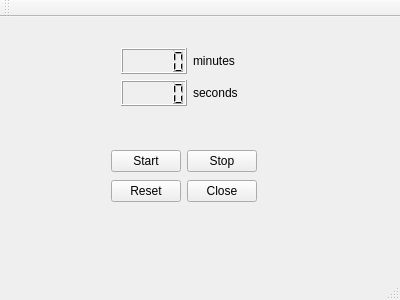
<?xml version="1.0" encoding="UTF-8"?>
<ui version="4.0">
 <class>MainWindow</class>
 <widget class="QMainWindow" name="MainWindow">
  <property name="geometry">
   <rect>
    <x>0</x>
    <y>0</y>
    <width>400</width>
    <height>300</height>
   </rect>
  </property>
  <property name="windowTitle">
   <string>MainWindow</string>
  </property>
  <widget class="QWidget" name="centralWidget">
   <widget class="QWidget" name="gridLayoutWidget">
    <property name="geometry">
     <rect>
      <x>110</x>
      <y>20</y>
      <width>160</width>
      <height>80</height>
     </rect>
    </property>
    <layout class="QGridLayout" name="gridLayout">
     <item row="0" column="0">
      <widget class="QLCDNumber" name="lcdNumberMin"/>
     </item>
     <item row="0" column="1">
      <widget class="QLabel" name="minLabel">
       <property name="text">
        <string>minutes</string>
       </property>
      </widget>
     </item>
     <item row="1" column="1">
      <widget class="QLabel" name="secLabel">
       <property name="text">
        <string>seconds</string>
       </property>
      </widget>
     </item>
     <item row="1" column="0">
      <widget class="QLCDNumber" name="lcdNumberSec"/>
     </item>
    </layout>
   </widget>
   <widget class="QWidget" name="gridLayoutWidget_2">
    <property name="geometry">
     <rect>
      <x>100</x>
      <y>120</y>
      <width>168</width>
      <height>80</height>
     </rect>
    </property>
    <layout class="QGridLayout" name="gridLayout_2">
     <item row="0" column="1">
      <widget class="QPushButton" name="stopButton">
       <property name="text">
        <string>Stop</string>
       </property>
      </widget>
     </item>
     <item row="0" column="0">
      <widget class="QPushButton" name="startButton">
       <property name="text">
        <string>Start</string>
       </property>
      </widget>
     </item>
     <item row="1" column="0">
      <widget class="QPushButton" name="resetButton">
       <property name="text">
        <string>Reset</string>
       </property>
      </widget>
     </item>
     <item row="1" column="1">
      <widget class="QPushButton" name="closeButton">
       <property name="text">
        <string>Close</string>
       </property>
      </widget>
     </item>
    </layout>
   </widget>
  </widget>
  <widget class="QMenuBar" name="menuBar">
   <property name="geometry">
    <rect>
     <x>0</x>
     <y>0</y>
     <width>400</width>
     <height>20</height>
    </rect>
   </property>
  </widget>
  <widget class="QToolBar" name="mainToolBar">
   <attribute name="toolBarArea">
    <enum>TopToolBarArea</enum>
   </attribute>
   <attribute name="toolBarBreak">
    <bool>false</bool>
   </attribute>
  </widget>
  <widget class="QStatusBar" name="statusBar"/>
 </widget>
 <layoutdefault spacing="6" margin="11"/>
 <resources/>
 <connections>
  <connection>
   <sender>closeButton</sender>
   <signal>clicked()</signal>
   <receiver>MainWindow</receiver>
   <slot>close()</slot>
   <hints>
    <hint type="sourcelabel">
     <x>226</x>
     <y>215</y>
    </hint>
    <hint type="destinationlabel">
     <x>199</x>
     <y>149</y>
    </hint>
   </hints>
  </connection>
 </connections>
</ui>
